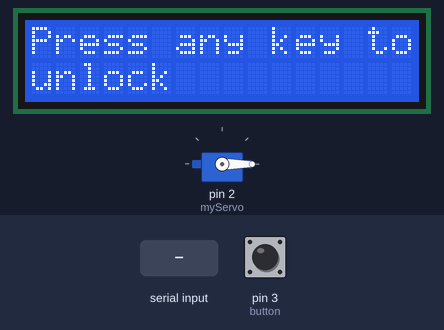
A sketch run on a simulated Arduino Uno, built with avr-gcc and run on an emulated ATmega328P. Parts: servo, 16×2 character LCD. The inputs (shaded band) are chosen by the test bench; at power-on: pin 3 (button) LOW. Random numbers use the default seed unless the sketch sets one; what the sketch prints to the serial monitor is not drawn.

Above: at 1.2 s.
1.3 s: "1\n" received over Serial
At 3.6 s:
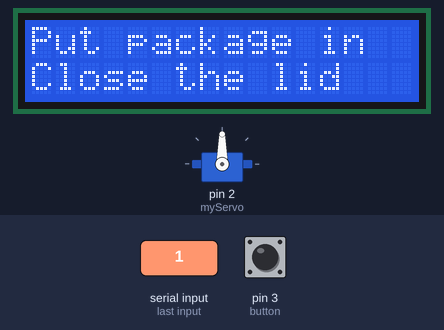
3.9 s: pin 3 (button) pulled HIGH for 0.15 s
At 4.5 s:
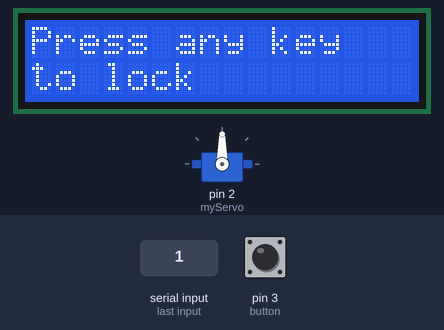
5.5 s: "0\n" received over Serial
At 7.7 s:
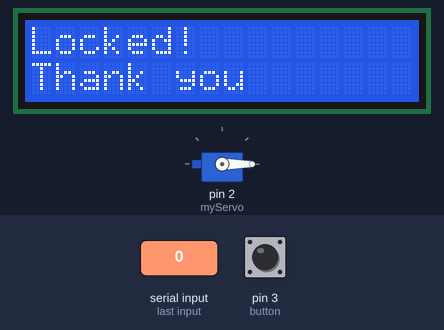
8.5 s: "2\n" received over Serial
At 13.8 s:
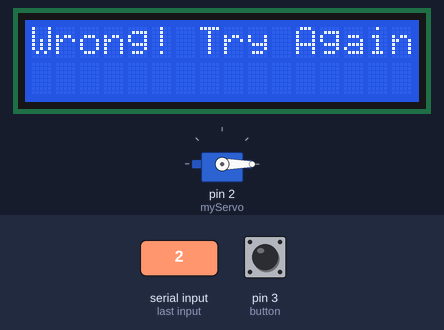
Timing chart, 0 to 15.0 s (numbered marks = the images above; inputs shaded):
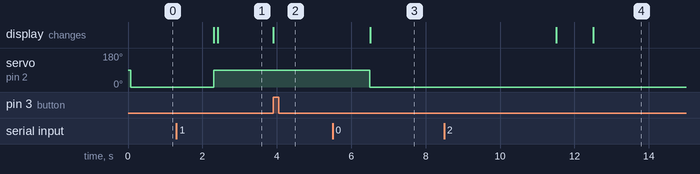

The sketch:

Delivery.ino
```cpp
#include <LiquidCrystal.h>
#include <Servo.h>

const int button=3 ;


const int rs = A0, e = A1, D4 = A2, D5 = A3, D6 = A4, D7 = A5;
LiquidCrystal lcd(rs, e, D4, D5, D6, D7);

int a=1;
Servo myServo;


long starttime;
long rpin;


void setup() {
  myServo.attach(2);
  Serial.begin(9600);
  lcd.begin(16, 2);
  pinMode(button,INPUT);
  myServo.write(0);
  lcd.print("Press any key to unlock");

}
void loop(){
  lcd.print("Press any key to unlock");
  while(a){
  while (Serial.available() == 0) {}
  String key = Serial.readString();
  if (key){
    key="";
    myServo.write(90);
    lcd.clear();
    lcd.setCursor(0,0);                             //Unlocked state
    lcd.print("Unlocked! ");
    lcd.setCursor(0,1);
    lcd.print("Open the lid ");
  while(a){
    delay(100);
      if (digitalRead(button)==LOW){
        lcd.clear();
        lcd.setCursor(0,0);
        lcd.print("Put package in ");
        lcd.setCursor(0,1);
        lcd.print("Close the lid ");}
        else {
            continue;
          }
  while(a){
        if (digitalRead(button)==HIGH){
          lcd.clear();
          lcd.setCursor(0,0);
          lcd.print("Press any key ");
          lcd.setCursor(0,1);
          lcd.print("to lock ");
          starttime=millis();}
          else {
            continue;
          }
    while(a){
     while (Serial.available() == 0) {}
     String key = Serial.readString();
          if (key!="" || ((millis()-starttime)>30000)){
            myServo.write(0);
            lcd.clear();
            lcd.setCursor(0,0);                             //Locked state
            lcd.print("Locked!");
            lcd.setCursor(0,1);
            lcd.print("Thank you");
            rpin=random(10001,100000);
            Serial.println("Package received.\nYour one time pin is: "+String(rpin));
            delay(5000);
            a=0;enterpin();


          }
    }
    }
  }
  }
}
}
void enterpin(){
  int a=1;
  lcd.clear();
  lcd.print("Enter pin");
  String pin;
  while(a){
  while (Serial.available() == 0) {}
  String key = Serial.readString();
  pin=key;

  if (key){
  String gpin=String(rpin)+"\n";
      if (String(pin)==String(gpin)){
      lcd.clear();
      lcd.setCursor(0,0);
      lcd.print("Correct pin");
      myServo.write(90);
      delay(2000);
      lcd.clear();
      lcd.setCursor(0,0);
      lcd.print("  Retrive your");
      lcd.setCursor(0,1);
      lcd.print("     package   ");
      }
      else{
      lcd.clear();
      lcd.setCursor(0,0);
      lcd.print("Wrong! Try Again");
      pin="";

       }}

    else{
      lcd.setCursor(0,1);
      lcd.print("Use number only");}

  }}
```

Measured:
- after the input at 1.3 s, servo on pin 2 (myServo): 0° → 90° after 1.0 s; the display: first changes after 1.0 s (image 1 shows a later state)
- after the input at 3.9 s, the display: changes at once (image 2)
- after the input at 5.5 s, servo on pin 2 (myServo): 90° → 0° after 1.0 s; the display: changes after 1.0 s (image 3)
